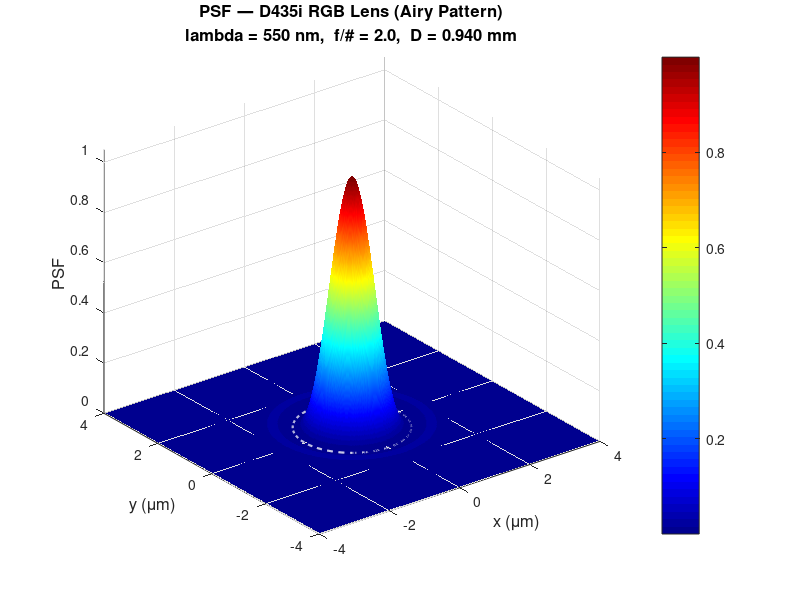

Here is the MATLAB script that generated this plot: (Note: this script raises an error after producing the figure.)
%% Figure 1 - PSF 3D Surface Plot (Airy Pattern)
clear; clc;

lambda = 550e-9;       
f = 1.88e-3;           
D = 0.940e-3;        
si = f;                 
p = 1.4e-6;            

x = linspace(-4e-6, 4e-6, 500);
y = linspace(-4e-6, 4e-6, 500);
[X, Y] = meshgrid(x, y);
r = sqrt(X.^2 + Y.^2);

r(r == 0) = eps;

arg = pi * D * r / (lambda * si);
I = (2 * besselj(1, arg) ./ arg).^2;
I(isnan(I)) = 1;

r_dark = 1.2197 * lambda * si / D;

figure(1);
surf(x*1e6, y*1e6, I, 'EdgeColor', 'none');
colormap(jet);
shading interp;
hold on;

theta = linspace(0, 2*pi, 500);
plot3(r_dark*1e6*cos(theta), r_dark*1e6*sin(theta),zeros(1,500), 'w--', 'LineWidth', 1.5);

px = p/2 * 1e6;
plot3([-px  px  px -px -px], [-px -px  px  px -px], zeros(1,5), 'w-', 'LineWidth', 1.5);

xlabel('x (\mum)', 'FontSize', 12);
ylabel('y (\mum)', 'FontSize', 12);
zlabel('PSF', 'FontSize', 12);
title({'PSF — D435i RGB Lens (Airy Pattern)', sprintf('lambda = %d nm,  f/# = %.1f,  D = %.3f mm', lambda*1e9, f/D, D*1e3)}, 'FontSize', 12);

view(-37.5, 30);
axis tight;
grid on;
zlim([0 1.05]);

c = colorbar;
c.Label.String = 'Normalized Intensity';
c.Label.FontSize = 10;
hold off;

%% Figure 2 - PSF 1D Cross Section Profile
r_1d = linspace(-4e-6, 4e-6, 10000);
r_1d_abs = abs(r_1d);
r_1d_abs(r_1d_abs == 0) = eps;
arg_1d = pi * D * r_1d_abs / (lambda * si);
I_1d = (2 * besselj(1, arg_1d) ./ arg_1d).^2;
figure(2);
plot(r_1d*1e6, I_1d, 'k-', 'LineWidth', 2);
hold on;

xline(r_dark*1e6,  'b--', 'LineWidth', 1.5,'DisplayName', sprintf('First dark ring (r = %.3f \\mum)', r_dark*1e6));
xline(-r_dark*1e6, 'b--', 'LineWidth', 1.5, 'HandleVisibility', 'off');

xline(p/2*1e6,  'r:', 'LineWidth', 1.5, 'DisplayName', sprintf('Pixel boundary (\\pm%.1f \\mum)', p/2*1e6));
xline(-p/2*1e6, 'r:', 'LineWidth', 1.5, 'HandleVisibility', 'off');

patch([-p/2*1e6, p/2*1e6, p/2*1e6, -p/2*1e6], [0, 0, 1.05, 1.05], 'r', 'FaceAlpha', 0.08, 'EdgeColor', 'none', 'DisplayName', 'Single pixel width');

yline(0, 'k-', 'LineWidth', 0.5);
text(r_dark*1e6 + 0.1, 0.05, sprintf('r_{dark} = %.3f \\mum', r_dark*1e6), 'FontSize', 9, 'Color', 'b');
text(p/2*1e6 + 0.1, 0.5, sprintf('p/2 = %.1f \\mum', p/2*1e6), 'FontSize', 9, 'Color', 'r');

xlabel('Radial distance r (\mum)', 'FontSize', 12);
ylabel('Normalized Intensity I(r) / I_0', 'FontSize', 12);
title({'PSF Cross-Section — D435i RGB Lens', sprintf('lambda = %d nm, f/# = %.1f, D = %.3f mm', lambda*1e9, f/D, D*1e3)}, 'FontSize', 12);

legend('PSF profile', 'First dark ring', 'Pixel boundary', 'Single pixel width','Location', 'northeast', 'FontSize', 9);

grid on;
ylim([-0.05 1.1]);
xlim([-4 4]);
hold off;
